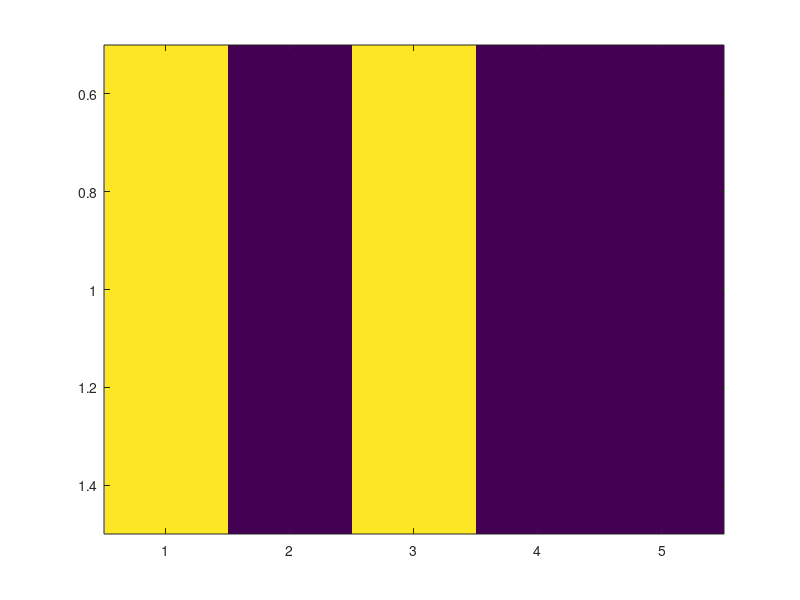
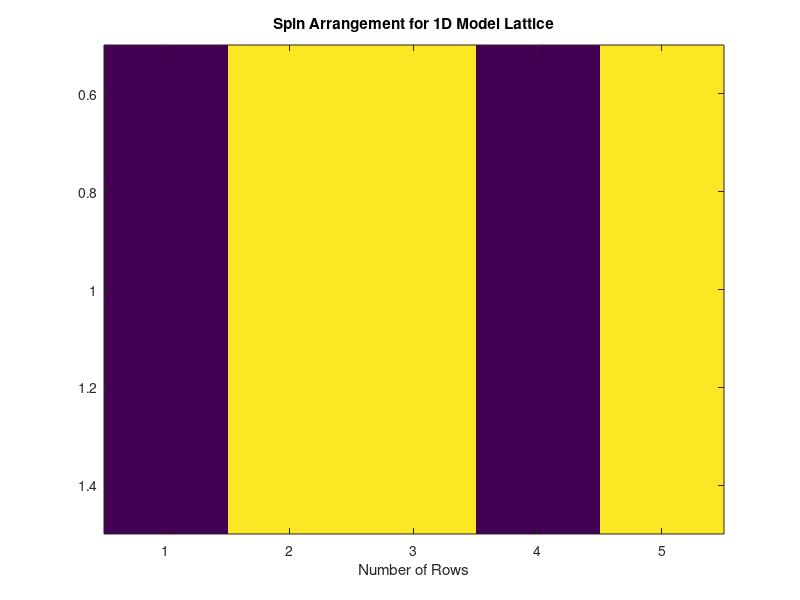

MATLAB code to generate these figures, in order:
%{
This function implements the 1-D Ising model. Ising Model is a mathematical
model of ferromagnetism in statistical mechanics. The simulation uses the
metropolis algorithm. This function specifically simulates the lattice
model
%}

%Prompt the user to enter the number of rows
nrows = input('Please enter the number of rows: ');
spinarr = randi(2,1,nrows)*2 - 3; %creates a lattice of spins. Randomly created
imagesc(spinarr); %Displays the image with scaled colors of the generated spins

J=-1; %interaction energy of spins
T=3; %the value of the temperature
r=rand; %random number between 0 and 1

%Chooses the initial micro state and carries out a flip trial.
%It also chooses a random spin inside the lattice and locates the top,
%bottom, right and left neighbors
for i=1:30*nrows
    randcol=randi(nrows,1);
    randrow=randi(1,1);
    if (randcol==1)
        coll=nrows;
    else
        coll=randcol-1;
    end
    if (randcol==nrows)
        colr=1;
    else
        colr=randcol+1;
    end
    
    %calculates the total energy of the I-D system if a flip occurred
    E=J*spinarr(randrow,randcol)*spinarr(randrow,coll)+J*spinarr(randrow,randcol)*spinarr(randrow,colr);
    
    %if the total energy, E decreases then accept the flips
    if (E<=0) 
        spinarr(randrow,randcol)=-spinarr(randrow,randcol);
    %otherwise,if the energy increases then flip the probability of p = e-(beta delta E). 
    else
        p=exp(-E/T); %the probabilty of the energy change, E
        if (p>=r) %accept the flips
            spinarr(randrow,randcol)=-spinarr(randrow,randcol);
        else %reject the flips
            spinarr(randrow,randcol)=spinarr(randrow,randcol);
        end
    end
end
figure;
imagesc(spinarr); %displays the scaled colored image
title('Spin Arrangement for 1D Model Lattice');
xlabel('Number of Rows');
